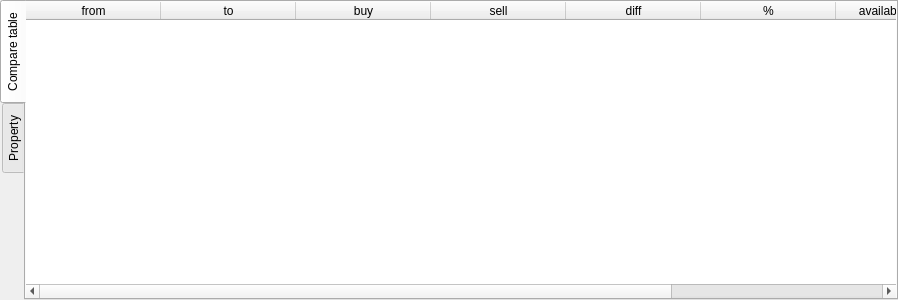
<?xml version="1.0" encoding="UTF-8"?>
<ui version="4.0">
 <class>GUICompare</class>
 <widget class="QWidget" name="GUICompare">
  <property name="geometry">
   <rect>
    <x>0</x>
    <y>0</y>
    <width>898</width>
    <height>300</height>
   </rect>
  </property>
  <property name="sizePolicy">
   <sizepolicy hsizetype="Preferred" vsizetype="MinimumExpanding">
    <horstretch>0</horstretch>
    <verstretch>0</verstretch>
   </sizepolicy>
  </property>
  <property name="windowTitle">
   <string>GUICompare</string>
  </property>
  <layout class="QVBoxLayout" name="verticalLayout_4">
   <property name="spacing">
    <number>0</number>
   </property>
   <property name="leftMargin">
    <number>0</number>
   </property>
   <property name="topMargin">
    <number>0</number>
   </property>
   <property name="rightMargin">
    <number>0</number>
   </property>
   <property name="bottomMargin">
    <number>0</number>
   </property>
   <item>
    <widget class="QTabWidget" name="tabWidget">
     <property name="sizePolicy">
      <sizepolicy hsizetype="Expanding" vsizetype="Ignored">
       <horstretch>0</horstretch>
       <verstretch>0</verstretch>
      </sizepolicy>
     </property>
     <property name="minimumSize">
      <size>
       <width>0</width>
       <height>300</height>
      </size>
     </property>
     <property name="tabPosition">
      <enum>QTabWidget::West</enum>
     </property>
     <property name="tabShape">
      <enum>QTabWidget::Rounded</enum>
     </property>
     <property name="currentIndex">
      <number>0</number>
     </property>
     <widget class="QWidget" name="comapreTab">
      <attribute name="title">
       <string>Compare table</string>
      </attribute>
      <layout class="QVBoxLayout" name="verticalLayout">
       <property name="spacing">
        <number>0</number>
       </property>
       <property name="leftMargin">
        <number>0</number>
       </property>
       <property name="topMargin">
        <number>0</number>
       </property>
       <property name="rightMargin">
        <number>0</number>
       </property>
       <property name="bottomMargin">
        <number>0</number>
       </property>
       <item>
        <widget class="QTableWidget" name="tableWidget">
         <property name="frameShape">
          <enum>QFrame::NoFrame</enum>
         </property>
         <property name="editTriggers">
          <set>QAbstractItemView::NoEditTriggers</set>
         </property>
         <property name="selectionMode">
          <enum>QAbstractItemView::NoSelection</enum>
         </property>
         <property name="selectionBehavior">
          <enum>QAbstractItemView::SelectRows</enum>
         </property>
         <property name="gridStyle">
          <enum>Qt::SolidLine</enum>
         </property>
         <property name="sortingEnabled">
          <bool>true</bool>
         </property>
         <attribute name="horizontalHeaderCascadingSectionResizes">
          <bool>false</bool>
         </attribute>
         <attribute name="horizontalHeaderDefaultSectionSize">
          <number>135</number>
         </attribute>
         <attribute name="horizontalHeaderHighlightSections">
          <bool>true</bool>
         </attribute>
         <attribute name="horizontalHeaderShowSortIndicator" stdset="0">
          <bool>true</bool>
         </attribute>
         <attribute name="horizontalHeaderStretchLastSection">
          <bool>true</bool>
         </attribute>
         <attribute name="verticalHeaderVisible">
          <bool>false</bool>
         </attribute>
         <column>
          <property name="text">
           <string>from</string>
          </property>
         </column>
         <column>
          <property name="text">
           <string>to</string>
          </property>
         </column>
         <column>
          <property name="text">
           <string>buy</string>
          </property>
         </column>
         <column>
          <property name="text">
           <string>sell</string>
          </property>
         </column>
         <column>
          <property name="text">
           <string>diff</string>
          </property>
         </column>
         <column>
          <property name="text">
           <string>%</string>
          </property>
         </column>
         <column>
          <property name="text">
           <string>available volume</string>
          </property>
         </column>
         <column>
          <property name="text">
           <string>pair</string>
          </property>
         </column>
        </widget>
       </item>
      </layout>
     </widget>
     <widget class="QWidget" name="propertyTab">
      <property name="baseSize">
       <size>
        <width>0</width>
        <height>300</height>
       </size>
      </property>
      <attribute name="title">
       <string>Property</string>
      </attribute>
      <layout class="QGridLayout" name="gridLayout">
       <property name="leftMargin">
        <number>0</number>
       </property>
       <property name="topMargin">
        <number>0</number>
       </property>
       <property name="rightMargin">
        <number>0</number>
       </property>
       <property name="bottomMargin">
        <number>0</number>
       </property>
       <item row="1" column="1" rowspan="6">
        <widget class="QTableWidget" name="tableCurrencyPair">
         <property name="maximumSize">
          <size>
           <width>300</width>
           <height>16777215</height>
          </size>
         </property>
         <property name="gridStyle">
          <enum>Qt::SolidLine</enum>
         </property>
         <property name="sortingEnabled">
          <bool>true</bool>
         </property>
         <property name="cornerButtonEnabled">
          <bool>true</bool>
         </property>
         <attribute name="horizontalHeaderVisible">
          <bool>false</bool>
         </attribute>
         <attribute name="horizontalHeaderCascadingSectionResizes">
          <bool>true</bool>
         </attribute>
         <attribute name="horizontalHeaderStretchLastSection">
          <bool>true</bool>
         </attribute>
         <attribute name="verticalHeaderVisible">
          <bool>false</bool>
         </attribute>
         <attribute name="verticalHeaderStretchLastSection">
          <bool>false</bool>
         </attribute>
         <column>
          <property name="text">
           <string>pair</string>
          </property>
         </column>
        </widget>
       </item>
       <item row="0" column="0">
        <widget class="QCheckBox" name="selectAllExchange">
         <property name="text">
          <string>select all</string>
         </property>
        </widget>
       </item>
       <item row="1" column="2">
        <widget class="QLabel" name="labelPercent">
         <property name="text">
          <string>Percent:</string>
         </property>
        </widget>
       </item>
       <item row="3" column="2" colspan="2">
        <widget class="QCheckBox" name="notification">
         <property name="text">
          <string>notification</string>
         </property>
        </widget>
       </item>
       <item row="4" column="2" colspan="3">
        <widget class="QTextEdit" name="message">
         <property name="html">
          <string>&lt;!DOCTYPE HTML PUBLIC &quot;-//W3C//DTD HTML 4.0//EN&quot; &quot;http://www.w3.org/TR/REC-html40/strict.dtd&quot;&gt;
&lt;html&gt;&lt;head&gt;&lt;meta name=&quot;qrichtext&quot; content=&quot;1&quot; /&gt;&lt;style type=&quot;text/css&quot;&gt;
p, li { white-space: pre-wrap; }
&lt;/style&gt;&lt;/head&gt;&lt;body style=&quot; font-family:'MS Shell Dlg 2'; font-size:7.8pt; font-weight:400; font-style:normal;&quot;&gt;
&lt;p style=&quot; margin-top:0px; margin-bottom:0px; margin-left:0px; margin-right:0px; -qt-block-indent:0; text-indent:0px;&quot;&gt;$(from) to $(to) ($(pair)): $(current)%; Buy: $(buy); Sell: $(sell); Available volume: $(volume);&lt;/p&gt;&lt;/body&gt;&lt;/html&gt;</string>
         </property>
        </widget>
       </item>
       <item row="0" column="2" colspan="2">
        <widget class="QCheckBox" name="filter">
         <property name="text">
          <string>hide below level</string>
         </property>
        </widget>
       </item>
       <item row="2" column="3">
        <widget class="QDoubleSpinBox" name="levelVolume">
         <property name="sizePolicy">
          <sizepolicy hsizetype="MinimumExpanding" vsizetype="Fixed">
           <horstretch>0</horstretch>
           <verstretch>0</verstretch>
          </sizepolicy>
         </property>
         <property name="minimumSize">
          <size>
           <width>50</width>
           <height>0</height>
          </size>
         </property>
         <property name="maximumSize">
          <size>
           <width>100</width>
           <height>16777215</height>
          </size>
         </property>
         <property name="maximum">
          <double>100000.000000000000000</double>
         </property>
         <property name="singleStep">
          <double>0.010000000000000</double>
         </property>
        </widget>
       </item>
       <item row="1" column="0" rowspan="6">
        <widget class="QTableWidget" name="tableExchange">
         <property name="maximumSize">
          <size>
           <width>300</width>
           <height>16777215</height>
          </size>
         </property>
         <property name="gridStyle">
          <enum>Qt::SolidLine</enum>
         </property>
         <property name="sortingEnabled">
          <bool>true</bool>
         </property>
         <property name="cornerButtonEnabled">
          <bool>true</bool>
         </property>
         <attribute name="horizontalHeaderVisible">
          <bool>false</bool>
         </attribute>
         <attribute name="horizontalHeaderCascadingSectionResizes">
          <bool>true</bool>
         </attribute>
         <attribute name="horizontalHeaderStretchLastSection">
          <bool>true</bool>
         </attribute>
         <attribute name="verticalHeaderVisible">
          <bool>false</bool>
         </attribute>
         <attribute name="verticalHeaderStretchLastSection">
          <bool>false</bool>
         </attribute>
         <column>
          <property name="text">
           <string>pair</string>
          </property>
         </column>
        </widget>
       </item>
       <item row="0" column="1">
        <widget class="QCheckBox" name="selectAllPairs">
         <property name="text">
          <string>select all</string>
         </property>
        </widget>
       </item>
       <item row="1" column="3">
        <widget class="QDoubleSpinBox" name="levelPercent">
         <property name="sizePolicy">
          <sizepolicy hsizetype="MinimumExpanding" vsizetype="Fixed">
           <horstretch>0</horstretch>
           <verstretch>0</verstretch>
          </sizepolicy>
         </property>
         <property name="minimumSize">
          <size>
           <width>50</width>
           <height>0</height>
          </size>
         </property>
         <property name="maximumSize">
          <size>
           <width>100</width>
           <height>16777215</height>
          </size>
         </property>
         <property name="minimum">
          <double>0.000000000000000</double>
         </property>
         <property name="maximum">
          <double>100.000000000000000</double>
         </property>
         <property name="singleStep">
          <double>0.010000000000000</double>
         </property>
        </widget>
       </item>
       <item row="2" column="2">
        <widget class="QLabel" name="labelVolume">
         <property name="text">
          <string>Volume:</string>
         </property>
        </widget>
       </item>
       <item row="4" column="5">
        <widget class="QTableWidget" name="helpInformation">
         <property name="enabled">
          <bool>true</bool>
         </property>
         <property name="minimumSize">
          <size>
           <width>300</width>
           <height>0</height>
          </size>
         </property>
         <property name="maximumSize">
          <size>
           <width>500</width>
           <height>16777215</height>
          </size>
         </property>
         <property name="frameShape">
          <enum>QFrame::NoFrame</enum>
         </property>
         <property name="frameShadow">
          <enum>QFrame::Plain</enum>
         </property>
         <property name="lineWidth">
          <number>0</number>
         </property>
         <property name="editTriggers">
          <set>QAbstractItemView::NoEditTriggers</set>
         </property>
         <property name="alternatingRowColors">
          <bool>false</bool>
         </property>
         <property name="selectionMode">
          <enum>QAbstractItemView::NoSelection</enum>
         </property>
         <property name="selectionBehavior">
          <enum>QAbstractItemView::SelectRows</enum>
         </property>
         <attribute name="horizontalHeaderVisible">
          <bool>false</bool>
         </attribute>
         <attribute name="horizontalHeaderShowSortIndicator" stdset="0">
          <bool>false</bool>
         </attribute>
         <attribute name="horizontalHeaderStretchLastSection">
          <bool>true</bool>
         </attribute>
         <attribute name="verticalHeaderVisible">
          <bool>false</bool>
         </attribute>
         <row>
          <property name="text">
           <string>from</string>
          </property>
         </row>
         <row>
          <property name="text">
           <string>to</string>
          </property>
         </row>
         <row>
          <property name="text">
           <string>pair</string>
          </property>
         </row>
         <row>
          <property name="text">
           <string>current</string>
          </property>
         </row>
         <row>
          <property name="text">
           <string>ask</string>
          </property>
         </row>
         <row>
          <property name="text">
           <string>bid</string>
          </property>
         </row>
         <row>
          <property name="text">
           <string>volume</string>
          </property>
         </row>
         <column>
          <property name="text">
           <string>template</string>
          </property>
         </column>
         <column>
          <property name="text">
           <string>descripton</string>
          </property>
         </column>
         <item row="0" column="0">
          <property name="text">
           <string>$(from)</string>
          </property>
         </item>
         <item row="0" column="1">
          <property name="text">
           <string>exchange from</string>
          </property>
         </item>
         <item row="1" column="0">
          <property name="text">
           <string>$(to)</string>
          </property>
         </item>
         <item row="1" column="1">
          <property name="text">
           <string>exchange to</string>
          </property>
         </item>
         <item row="2" column="0">
          <property name="text">
           <string>$(pair)</string>
          </property>
         </item>
         <item row="2" column="1">
          <property name="text">
           <string>currency pair</string>
          </property>
         </item>
         <item row="3" column="0">
          <property name="text">
           <string>$(current)</string>
          </property>
         </item>
         <item row="3" column="1">
          <property name="text">
           <string>current percent value</string>
          </property>
         </item>
         <item row="4" column="0">
          <property name="text">
           <string>$(sell)</string>
          </property>
         </item>
         <item row="4" column="1">
          <property name="text">
           <string>Price exchange from</string>
          </property>
         </item>
         <item row="5" column="0">
          <property name="text">
           <string>$(buy)</string>
          </property>
         </item>
         <item row="5" column="1">
          <property name="text">
           <string>Price exchange to</string>
          </property>
         </item>
         <item row="6" column="0">
          <property name="text">
           <string>$(volume)</string>
          </property>
         </item>
         <item row="6" column="1">
          <property name="text">
           <string>available volume for trade</string>
          </property>
         </item>
        </widget>
       </item>
       <item row="6" column="2" colspan="4">
        <widget class="QTableWidget" name="colorIndicator">
         <property name="enabled">
          <bool>true</bool>
         </property>
         <property name="selectionMode">
          <enum>QAbstractItemView::SingleSelection</enum>
         </property>
         <property name="selectionBehavior">
          <enum>QAbstractItemView::SelectRows</enum>
         </property>
         <attribute name="horizontalHeaderStretchLastSection">
          <bool>true</bool>
         </attribute>
         <attribute name="verticalHeaderVisible">
          <bool>false</bool>
         </attribute>
         <column>
          <property name="text">
           <string>percent</string>
          </property>
         </column>
         <column>
          <property name="text">
           <string>color</string>
          </property>
         </column>
         <column>
          <property name="text">
           <string>opacity</string>
          </property>
         </column>
        </widget>
       </item>
       <item row="5" column="2">
        <widget class="QPushButton" name="addIndicator">
         <property name="enabled">
          <bool>true</bool>
         </property>
         <property name="text">
          <string>Add</string>
         </property>
        </widget>
       </item>
       <item row="5" column="3">
        <widget class="QPushButton" name="removeIndicator">
         <property name="enabled">
          <bool>true</bool>
         </property>
         <property name="text">
          <string>Remove</string>
         </property>
        </widget>
       </item>
      </layout>
     </widget>
    </widget>
   </item>
  </layout>
 </widget>
 <layoutdefault spacing="6" margin="11"/>
 <resources/>
 <connections/>
</ui>
